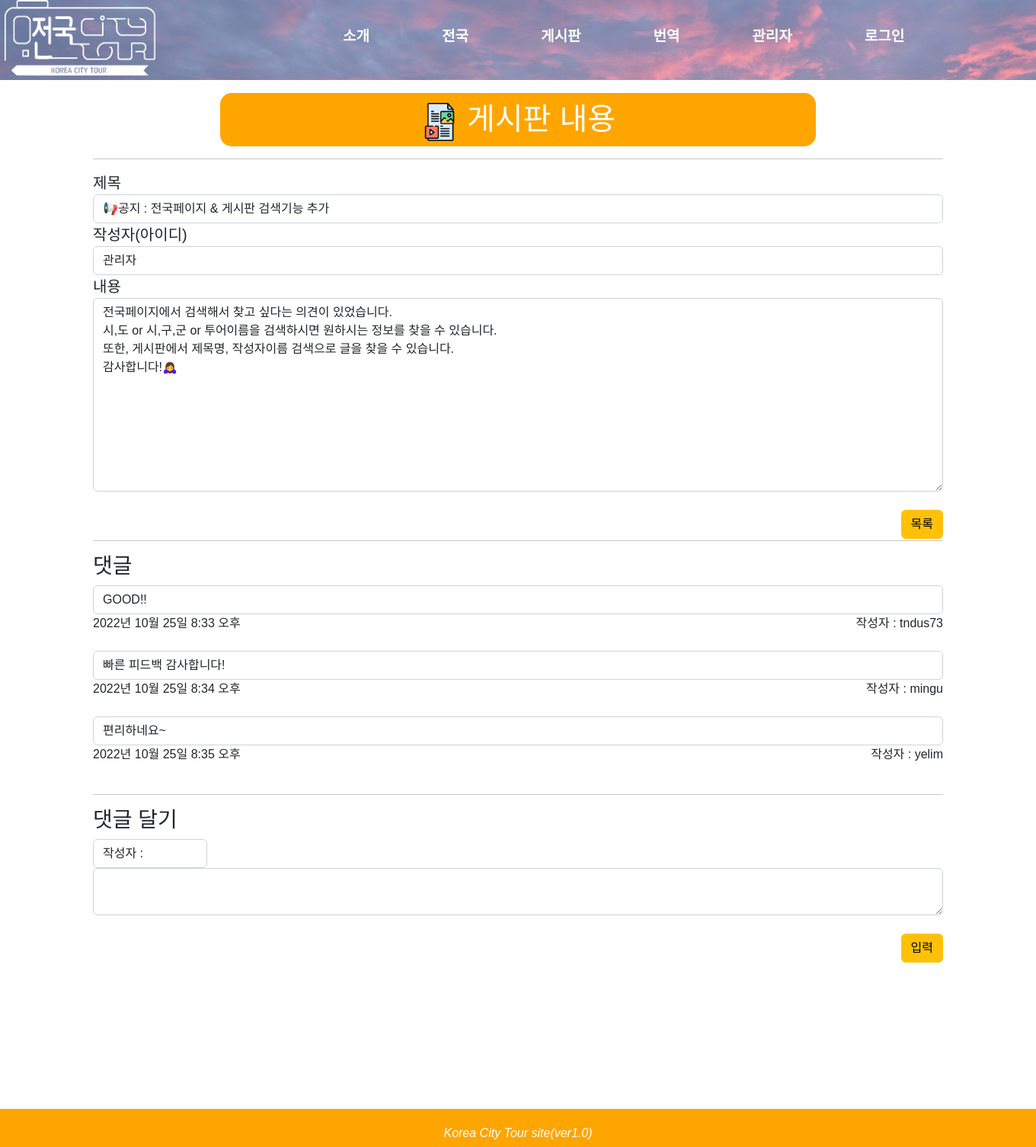
The app's page /board/board/23/ with its own data.
### board/models.py (models this page shows, shortened)
class Notice1(models.Model):
    title = models.CharField(max_length=50)
    name = models.CharField(max_length=20)
    contents = models.TextField()
    time = models.DateTimeField(auto_now_add=True)

class Comment1(models.Model):
  post = models.ForeignKey(Notice1, on_delete=models.CASCADE, null=True)
  user = models.TextField()
  body = models.TextField()
  date = models.DateTimeField(auto_now_add=True)

### board/views.py (the view, shortened to what this page needs)
# urls.py: path('board/<int:pk>/', views.posting, name="posting"),
def posting(request, pk):
    post = Notice1.objects.get(id=pk)
    comments = Comment1.objects.filter(post=pk)
    return render(request, 'posting.html', {'post': post, 'comments':comments})

### board/templates/posting.html (shortened to what this page needs)
{% extends "base.html" %}
{% block head %}
    <link href="https://cdn.jsdelivr.net/npm/bootstrap@5.2.2/dist/css/bootstrap.min.css" rel="stylesheet">
{% endblock %}
{% block contents %}
<div class = "container">
        <div class = "page_title" style ="text-align : center">
            <h1 style = "text-align:center; color:white"><img src = "/static/images/posting.png" width = 50px height = 50px> 게시판 내용</h1><br>
        </div><hr>
            <div class="form-group">
                <label style="font-size:20px">제목</label>
                 <input type="text" value = "{{ post.title }}" class="form-control" name="title" id="title" readonly>
            </div>
            <div class="form-group">
                <label style="font-size:20px">작성자(아이디)</label>
                <input type="text" value = "{{ post.name }}" class="form-control" name="name" id="name" readonly>
            </div>
            <div class="form-group">
                <label style="font-size:20px">내용</label>
                <textarea class="form-control" rows="10" cols="50" readonly>{{post.contents}}</textarea>
            </div>
            <br>
            <button type="button" class="btn btn-warning" style="float: right;"><a href="/board/board/" style=color:black;">목록</a></button>
</div>
<div class="container">
    <br><hr>
    <h3>댓글</h3>
    {% for comment in comments %}
    <input type="text" value = "{{comment.body}}" class="form-control">
    {{comment.date}}
    <div style = "float:right">{{comment.user}}</div><br>
    <br>
    {% endfor %}
    <hr>
    <h3>댓글 달기</h3>
    <form method="POST">
        <input type="text" name="user" value = "작성자 : {{user.username}}" style="width:150px" class="form-control" readonly>
        <textarea class="form-control" rows="2" cols="50" name="body" required></textarea>
        <br><input type="submit" class="btn btn-warning" style="float: right" value="입력">
    </form>
</div>
  <div id = 'wrapper'>
    </div>
    <footer>
        <p><em>Korea City Tour site(ver1.0)</em></p>
    </footer>
{% endblock %}

### records on screen
Notice1: title "📢공지 : 전국페이지 & 게시판 검색기능 추가", name "관리자", contents "전국페이지에서 검색해서 찾고 싶다는 의견이 있었습니다. 시,도 or 시,구,군 or 투어이름을 검색하시면 원하시는 정보를 찾을 수 있습니다. 또한, 게시판에서 제목명, 작성자이름 검색으로 글을 찾을 수 있습니다. 감사합니다!🙇‍♀️"
Comment1: body "GOOD!!", date "2022년 10월 25일 8:33 오후", user "작성자 : tndus73"
Comment1: body "빠른 피드백 감사합니다!", date "2022년 10월 25일 8:34 오후", user "작성자 : mingu"
Comment1: body "편리하네요~", date "2022년 10월 25일 8:35 오후", user "작성자 : yelim"
